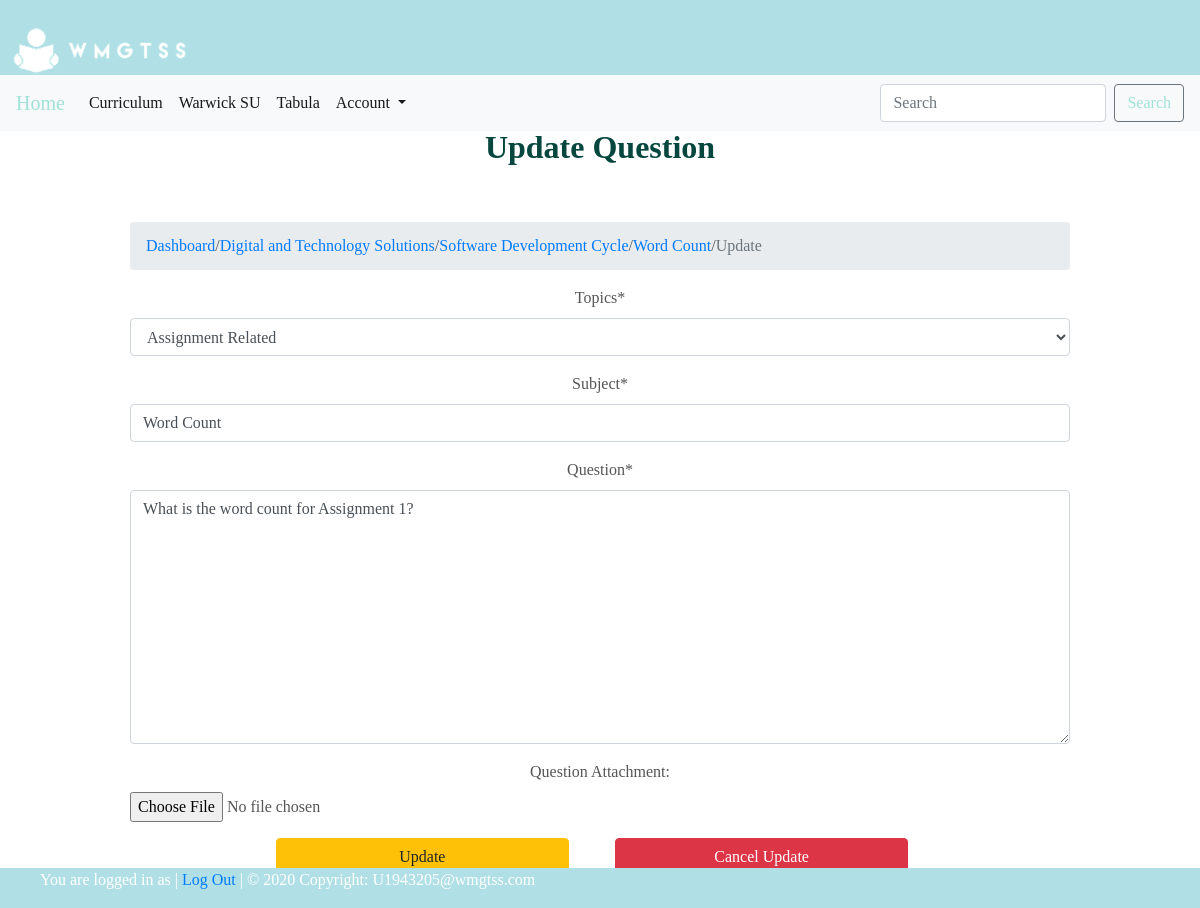
Screenshot of /curriculum/digital-and-technology-solutions/software-development-cycle/word-count/update/ with the database file from the repository.
### curriculum/models.py (models this page shows, shortened)
class Question(models.Model):
    module = models.ForeignKey(Module, on_delete=models.CASCADE, related_name='questions', default = 1)
    subject = models.CharField(max_length = 100)
    Assignment_Related = 'Assignment Related'
    Lecture_Related = 'Lecture Related'
    General = 'General'
    topics = [
    (Assignment_Related,'Assignment Related'),
    (Lecture_Related,  'Lecture Related'),
    (General, 'General'),
    ]
    topics = models.CharField(max_length=20, choices=topics, default=General)
    assignment = models.ForeignKey(Assignment, on_delete=models.CASCADE, related_name='questions', null=True, )
    lecture = models.ForeignKey(Lecture, on_delete=models.CASCADE, related_name='questions', null=True)
    question = models.TextField()
    created_by = models.ForeignKey(User,on_delete=models.CASCADE, null=True)
    now = datetime.datetime.now()
    created_at = models.DateTimeField('date published', default=now)
    course = models.ForeignKey(Course, on_delete=models.CASCADE, default = 1, related_name='questions')
    picture = models.ImageField(upload_to=save_rename_question, verbose_name ="Question Attachment:", blank=True)
    Yes = 'Yes'
    No ='No'
    options = [
        (Yes,'Yes'),
        (No ,'No'),
        ]
    anonymous = models.CharField(max_length=5, verbose_name ="Submit Anonymously", choices=options, default=No)
    slug = models.SlugField(null=True, blank=True)
    class Meta:
        ordering = ['-created_at']

class Course(models.Model):
    course_id = models.CharField(unique=True, max_length=50)
    name = models.TextField(max_length=50)
    slug = models.SlugField(null=True, blank=True)
    image = models.ImageField(upload_to=course_rename, blank=True, verbose_name="Course Image")
    description = models.TextField(max_length=500, blank=True)

class Module(models.Model):
    module_id = models.IntegerField(unique=True, max_length=100)
    name = models.TextField(max_length=50)
    course = models.ForeignKey(Course, on_delete=models.CASCADE, related_name='modules')
    teacher = models.ForeignKey(User, on_delete=models.CASCADE)
    slug = models.SlugField(null=True, blank=True)

### curriculum/views.py (the view)
# urls.py: path('<str:course>/<str:module>/<slug:slug>/update/', views.QuestionUpdateView.as_view(),name='question_update'),
class QuestionUpdateView(UpdateView):
    fields = ('topics','subject','question','picture')
    model = Question
    template_name = 'curriculum/question_update.html'
    context_object_name = 'questions'

### curriculum/templates/curriculum/question_update.html (shortened to what this page needs)
{% extends 'base.html' %}
{% load static %}
{% load crispy_forms_tags %}
{% block title %} Update Question {% endblock %}
{% block content %}
<nav aria-label="breadcrumb">
    <ol class="breadcrumb">
      <li class="breadcrumb-item"><a href="/">Dashboard</a></li> /
      <li><a href="{% url 'curriculum:module_list' slug=questions.course.slug %}"> {{questions.course.name}}</a></li> /
      <li><a href="{% url 'curriculum:question_list' course=questions.course.slug slug=questions.module.slug %}">{{questions.module.name}}</a></li> /
      <li><a href="{% url 'curriculum:question_detail' course=questions.course.slug module=questions.module.slug slug=questions.slug %}">{{questions.subject}}</a></li> /
      <li class="breadcrumb-item active" aria-current="page">Update</li>
    </ol>
  </nav>
<form method="post" enctype="multipart/form-data" style= "align-content: center;">
  {{form|crispy}}
  <div class="row d-flex justify-content-center mb-3 mt-3">
        <div class="col-md-4 mb-3 mr-3">
                <input type="submit" value="Update" class="btn btn-warning btn-block">
        </div>
    <div class="col-md-4 mb-3 mr-3">
        <a href="{% url 'curriculum:question_detail' course=questions.course.slug module=questions.module.slug slug=questions.slug %}" class="btn btn-danger btn-block">Cancel Update</a>
</div>
{% endblock %}

### rows the page displays
Question: course.name "Digital and Technology Solutions", module.name "Software Development Cycle", subject "Word Count", topics "Assignment Related", question "What is the word count for Assignment 1?"
